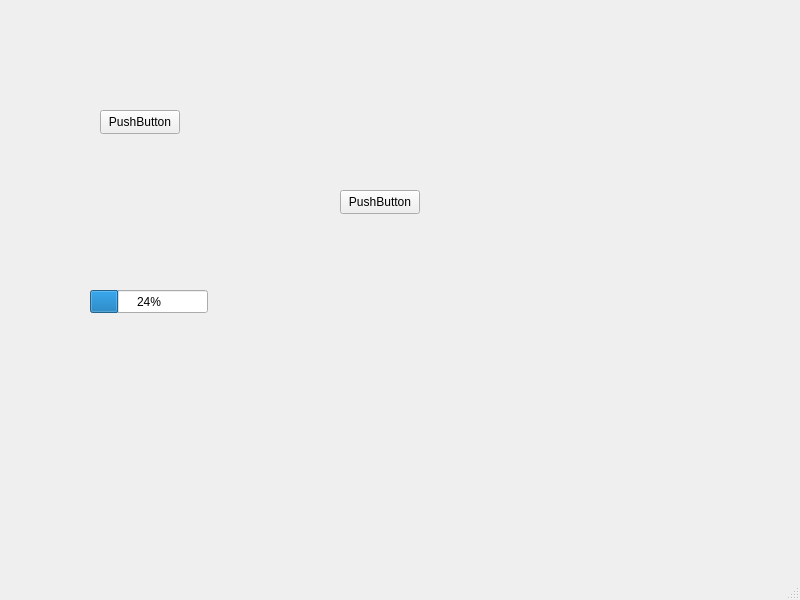
<?xml version="1.0" encoding="UTF-8"?>
<ui version="4.0">
 <class>MainWindow</class>
 <widget class="QMainWindow" name="MainWindow">
  <property name="geometry">
   <rect>
    <x>0</x>
    <y>0</y>
    <width>800</width>
    <height>600</height>
   </rect>
  </property>
  <property name="windowTitle">
   <string>MainWindow</string>
  </property>
  <widget class="QWidget" name="centralwidget">
   <widget class="QPushButton" name="pushButton">
    <property name="geometry">
     <rect>
      <x>340</x>
      <y>190</y>
      <width>80</width>
      <height>24</height>
     </rect>
    </property>
    <property name="text">
     <string>PushButton</string>
    </property>
   </widget>
   <widget class="QPushButton" name="pushButton_2">
    <property name="geometry">
     <rect>
      <x>100</x>
      <y>110</y>
      <width>80</width>
      <height>24</height>
     </rect>
    </property>
    <property name="text">
     <string>PushButton</string>
    </property>
   </widget>
   <widget class="QProgressBar" name="progressBar">
    <property name="geometry">
     <rect>
      <x>90</x>
      <y>290</y>
      <width>118</width>
      <height>23</height>
     </rect>
    </property>
    <property name="value">
     <number>24</number>
    </property>
   </widget>
  </widget>
  <widget class="QMenuBar" name="menubar">
   <property name="geometry">
    <rect>
     <x>0</x>
     <y>0</y>
     <width>800</width>
     <height>21</height>
    </rect>
   </property>
  </widget>
  <widget class="QStatusBar" name="statusbar"/>
 </widget>
 <resources/>
 <connections>
  <connection>
   <sender>pushButton</sender>
   <signal>clicked()</signal>
   <receiver>MainWindow</receiver>
   <slot>close()</slot>
   <hints>
    <hint type="sourcelabel">
     <x>399</x>
     <y>228</y>
    </hint>
    <hint type="destinationlabel">
     <x>463</x>
     <y>288</y>
    </hint>
   </hints>
  </connection>
  <connection>
   <sender>pushButton_2</sender>
   <signal>clicked()</signal>
   <receiver>progressBar</receiver>
   <slot>reset()</slot>
   <hints>
    <hint type="sourcelabel">
     <x>164</x>
     <y>146</y>
    </hint>
    <hint type="destinationlabel">
     <x>166</x>
     <y>315</y>
    </hint>
   </hints>
  </connection>
 </connections>
</ui>
